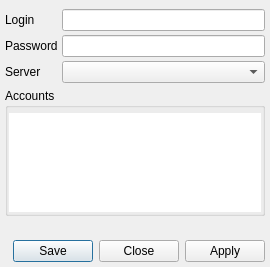
<?xml version="1.0" encoding="UTF-8"?>
<ui version="4.0">
 <class>Accounts</class>
 <widget class="QDialog" name="Accounts">
  <property name="geometry">
   <rect>
    <x>0</x>
    <y>0</y>
    <width>270</width>
    <height>267</height>
   </rect>
  </property>
  <property name="windowTitle">
   <string>Account</string>
  </property>
  <layout class="QVBoxLayout" name="verticalLayout_2">
   <property name="spacing">
    <number>5</number>
   </property>
   <property name="leftMargin">
    <number>5</number>
   </property>
   <property name="topMargin">
    <number>5</number>
   </property>
   <property name="rightMargin">
    <number>5</number>
   </property>
   <property name="bottomMargin">
    <number>5</number>
   </property>
   <item>
    <layout class="QFormLayout" name="formLayout">
     <property name="horizontalSpacing">
      <number>4</number>
     </property>
     <property name="verticalSpacing">
      <number>4</number>
     </property>
     <property name="topMargin">
      <number>4</number>
     </property>
     <item row="2" column="1">
      <widget class="QComboBox" name="cbServers">
       <property name="maxVisibleItems">
        <number>16</number>
       </property>
      </widget>
     </item>
     <item row="2" column="0">
      <widget class="QLabel" name="label">
       <property name="text">
        <string>Server</string>
       </property>
      </widget>
     </item>
     <item row="0" column="0">
      <widget class="QLabel" name="label_2">
       <property name="text">
        <string>Login</string>
       </property>
      </widget>
     </item>
     <item row="0" column="1">
      <widget class="QLineEdit" name="leEmail">
       <property name="inputMethodHints">
        <set>Qt::ImhEmailCharactersOnly</set>
       </property>
      </widget>
     </item>
     <item row="1" column="0">
      <widget class="QLabel" name="label_3">
       <property name="text">
        <string>Password</string>
       </property>
      </widget>
     </item>
     <item row="1" column="1">
      <widget class="QLineEdit" name="lePassword">
       <property name="maxLength">
        <number>128</number>
       </property>
       <property name="echoMode">
        <enum>QLineEdit::PasswordEchoOnEdit</enum>
       </property>
      </widget>
     </item>
    </layout>
   </item>
   <item>
    <widget class="QGroupBox" name="groupBox_2">
     <property name="title">
      <string>Accounts</string>
     </property>
     <property name="flat">
      <bool>false</bool>
     </property>
     <layout class="QVBoxLayout" name="verticalLayout_3">
      <property name="spacing">
       <number>2</number>
      </property>
      <property name="leftMargin">
       <number>1</number>
      </property>
      <property name="topMargin">
       <number>5</number>
      </property>
      <property name="rightMargin">
       <number>1</number>
      </property>
      <property name="bottomMargin">
       <number>1</number>
      </property>
      <item>
       <widget class="TreeWidgetLtr" name="treeWidget">
        <property name="styleSheet">
         <string notr="true">QTreeWidget QLineEdit {
	/*border: 1px solid darkgray;*/
	border: none;
	qproperty-alignment: AlignRight;
}</string>
        </property>
        <property name="frameShape">
         <enum>QFrame::NoFrame</enum>
        </property>
        <property name="frameShadow">
         <enum>QFrame::Plain</enum>
        </property>
        <property name="editTriggers">
         <set>QAbstractItemView::NoEditTriggers</set>
        </property>
        <property name="alternatingRowColors">
         <bool>true</bool>
        </property>
        <property name="selectionBehavior">
         <enum>QAbstractItemView::SelectRows</enum>
        </property>
        <property name="indentation">
         <number>25</number>
        </property>
        <property name="rootIsDecorated">
         <bool>true</bool>
        </property>
        <property name="itemsExpandable">
         <bool>true</bool>
        </property>
        <attribute name="headerVisible">
         <bool>false</bool>
        </attribute>
        <column>
         <property name="text">
          <string notr="true">1</string>
         </property>
        </column>
       </widget>
      </item>
     </layout>
    </widget>
   </item>
   <item>
    <widget class="QLabel" name="lbStatus">
     <property name="alignment">
      <set>Qt::AlignCenter</set>
     </property>
     <property name="wordWrap">
      <bool>true</bool>
     </property>
    </widget>
   </item>
   <item>
    <widget class="QDialogButtonBox" name="buttonBox">
     <property name="styleSheet">
      <string notr="true">.QDialogButtonBox {
	background-color: white;
}</string>
     </property>
     <property name="orientation">
      <enum>Qt::Horizontal</enum>
     </property>
     <property name="standardButtons">
      <set>QDialogButtonBox::Apply|QDialogButtonBox::Close|QDialogButtonBox::Save</set>
     </property>
    </widget>
   </item>
  </layout>
 </widget>
 <customwidgets>
  <customwidget>
   <class>TreeWidgetLtr</class>
   <extends>QTreeWidget</extends>
   <header>treewidgetltr.h</header>
  </customwidget>
 </customwidgets>
 <tabstops>
  <tabstop>leEmail</tabstop>
  <tabstop>lePassword</tabstop>
  <tabstop>cbServers</tabstop>
  <tabstop>treeWidget</tabstop>
 </tabstops>
 <resources>
  <include location="resource.qrc"/>
 </resources>
 <connections>
  <connection>
   <sender>buttonBox</sender>
   <signal>accepted()</signal>
   <receiver>Accounts</receiver>
   <slot>accept()</slot>
   <hints>
    <hint type="sourcelabel">
     <x>241</x>
     <y>249</y>
    </hint>
    <hint type="destinationlabel">
     <x>157</x>
     <y>274</y>
    </hint>
   </hints>
  </connection>
  <connection>
   <sender>buttonBox</sender>
   <signal>rejected()</signal>
   <receiver>Accounts</receiver>
   <slot>reject()</slot>
   <hints>
    <hint type="sourcelabel">
     <x>241</x>
     <y>249</y>
    </hint>
    <hint type="destinationlabel">
     <x>286</x>
     <y>274</y>
    </hint>
   </hints>
  </connection>
 </connections>
 <slots>
  <slot>onCurrentAccChanged()</slot>
 </slots>
</ui>
